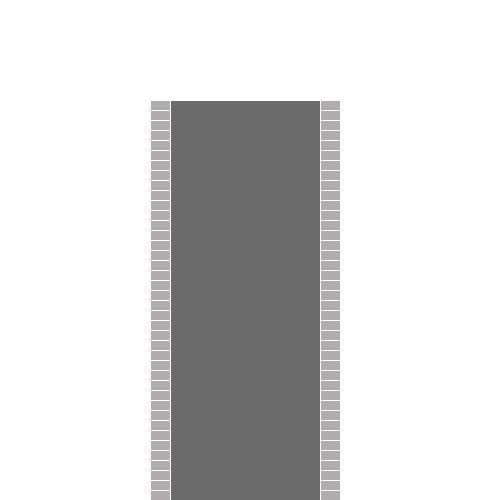
Frame 1 (no input)
Frame 60 (the mouse pressed at the canvas centre just before this capture): identical to frame 1, image omitted
Frame 120 (the mouse held since frame 60 and released just before this capture): identical to frame 1, image omitted

The Processing sketch that drew this single still picture (run headless with seeded random() and noise(); from frame 60 on, the mouse is pressed at the canvas centre):

// Processing sketch: stoep
// ── stoep.pde
void setup() {
  size(500, 500);
  background(255);
  yes(120, 500);
  yes(280, 500);
  road(150, 100);
  road2(320, 100);
}

void draw() {
  fill(108);
  rect(170, 100, 150, 500);
}

void yes(int xWaarde, int yWaarde) {


  for (int i = 0; i < 7; i++) {
    for (int j = 0; j < 8; j++) {
      rect(xWaarde, yWaarde, 20, 20);
      yWaarde += 10;
      xWaarde += 0;
      stroke(255);
      fill(#AFADAD);
      //
    }
  }
}
void road(int kWaarde, int lWaarde) {
  for (int k = 0; k < 9; k++) {
    for (int l = 0; l < 7; l++) {
      rect(kWaarde, lWaarde, 20, 20);
      kWaarde += 0;
      lWaarde += 10;
      stroke(255);
      fill(#AFADAD);
      // add more rows
    }
  }
}
void road2(int gWaarde, int hWaarde) {
  for (int g = 0; g < 9; g++ ) {
    for (int h = 0; h < 7; h++ ) {
      rect(gWaarde, hWaarde, 20, 20);
      gWaarde += 0;
      hWaarde += 10;
      stroke(255);
      fill(#AFADAD);
    }
  }
}
